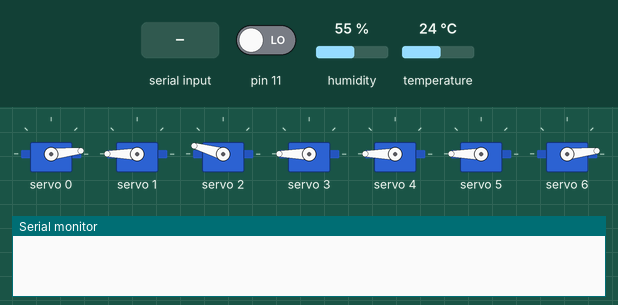
Simulated run of this sketch. Board: Arduino Uno, built with avr-gcc and run on an emulated ATmega328P. Shown: 7 × servo, the last lines printed to the serial monitor. Inputs (shaded band) come from the test bench; at power-on: pin 11 LOW, humidity 55 %, temperature 24 °C.

Above: at 2.2 s.
2.3 s: "snoring\n" received over Serial
5.3 s: "talk\n" received over Serial
At 6.05 s:
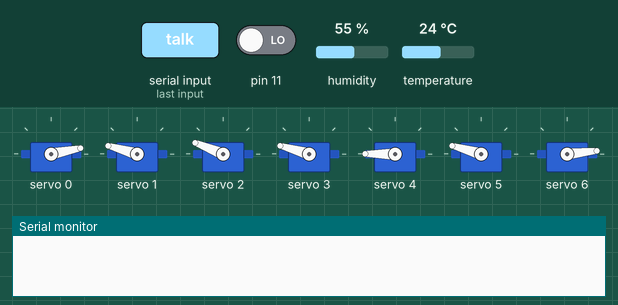
At 7.26 s:
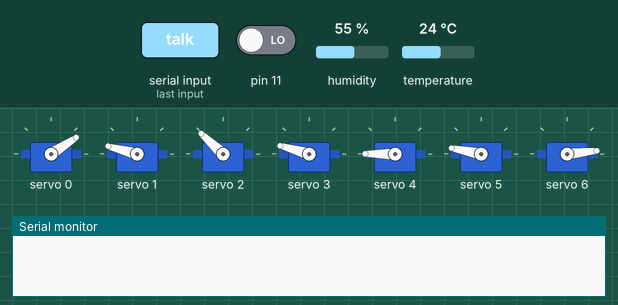
8.3 s: "temp\n" received over Serial
11.3 s: "snoring\n" received over Serial
At 13.71 s:
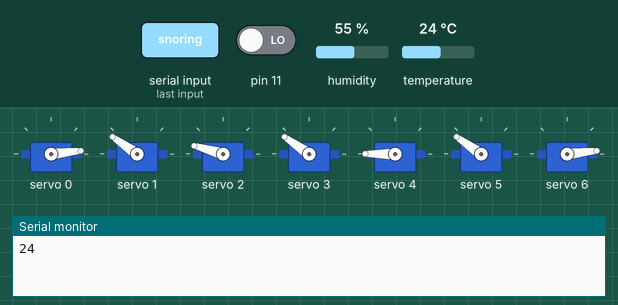
14.3 s: "talk\n" received over Serial
At 16.63 s:
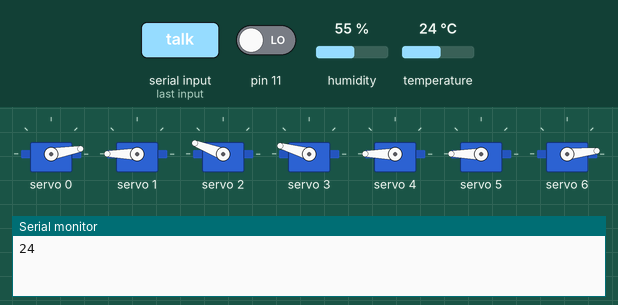
17.3 s: pin 11 driven HIGH
Timing chart, 0 to 21.3 s (numbered marks = the images above; inputs shaded):
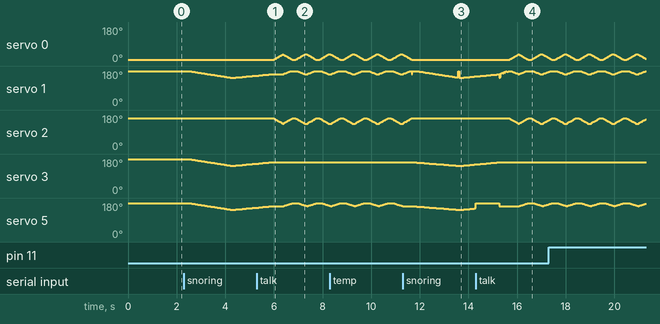

Measured:
- after the input at 11.3 s, servo 0: goes on until 11.7 s, then stays 6°; servo 2: goes on until 11.7 s, then stays 164°; servo 3: 164° → 163° after 0.38 s, → 162° 0.10 s later, → 161° 0.10 s later, → 160° 0.10 s later, … (25 changes in this stretch)

The sketch:

main20191014.ino
```cpp
#include "dht11Handler.h"
#include "tiltHandler.h"
#include "servoPWM.h"
#include "servoPWM1.h"

#include "motion_snoring.h"
#include "motion_stop.h"
#include "motion_surprise.h"
#include "motion_talk.h"
#include "motion_sing.h"

#include "motion.h"

void setup() {
  // put your setup code here, to run once:
  Serial.begin(9600);
  dht11_setting();
  tilt_setting();

  servoSetting();

  delay(1000);
}

int motion_num = 0;

void loop() {
  if(Serial.available()) {
    String inString = Serial.readStringUntil('\n');

    if(inString.equals("tilt")) {
      Serial.println(get_tiltVal());
    }
    else if(inString.equals("temp")) {
      Serial.println(get_temperature());
    }
    else if(inString.equals("humi")) {
      Serial.println(get_humidity());
    }
    else if(inString.equals("snoring")) {  //코골기
      motion_num = 1;
    }
    else if(inString.equals("surprise")) {  //깜짝놀라기
      motion_num = 2;
    }
    else if(inString.equals("stop")) {  //동작멈추기 (허리펴기)
      motion_num = 3;
    }
    else if(inString.equals("talk")) {  //말하기
      motion_num = 4;
    }
    else if(inString.equals("sing")) { //노래부르기
      motion_num = 5;
    }
    else {
      Serial.println("-2");
    }
  }

  motion(motion_num);

  get_tiltVal();
}
```

dht11Handler.h
```cpp
#include "DHT.h"

#define DHTPIN 10
#define DHTTYPE DHT11

DHT dht(DHTPIN, DHTTYPE);

void dht11_setting() {
  //Serial.begin(9600);
  dht.begin();
}

int get_humidity() {
  float humidity = dht.readHumidity();
  float temperature = dht.readTemperature();

  if (isnan(humidity)) {
    return -1;
  }

  return (int)humidity;
}

int get_temperature() {
  float humidity = dht.readHumidity();
  float temperature = dht.readTemperature();

  if (isnan(temperature) ) {
    return -1;
  }

  return (int)temperature;
}
```

motion.h
```cpp
void motion(int i) {
  if(i == 1) {  //코골기
    motion_snoring();
  } else if(i == 2) { //깜짝놀라기
    motion_surprise();
  } else if(i == 3) { //동작멈추기
    motion_stop();
  } else if(i == 4) {  //말하기
    motion_talk();
  }
  else if(i == 5) {  //말하기
    motion_sing();
  }
}
```

motion_sing.h
```cpp
boolean sing_flag = true;

void motion_sing() {

  if(sing_flag) {
    boolean num = set_smoothServo(3, 1, 160, 500,
                                      3, 160, 500,
                                      5, 160, 500
                                      );

    if(num) {
      sing_flag = false;
    }
  } else {
    boolean num = set_smoothServo(3, 1, 180, 400,
                                      3, 180, 400,
                                      5, 180, 400
                                      );
    if(num) {
      sing_flag = true;
    }
  }
}
```

motion_snoring.h
```cpp
boolean snoring_flag = true;

void motion_snoring() {

  if(snoring_flag) {
    boolean num = set_smoothServo(3, 1, 140, 2000, 3, 140, 2000, 5, 140, 2000);

    if(num) {
      snoring_flag = false;
    }
  } else {
    boolean num = set_smoothServo(3, 1, 160, 1700, 3, 160, 1700, 5, 160, 1700);
    if(num) {
      snoring_flag = true;
    }
  }
}
```

motion_stop.h
```cpp
void motion_stop() {
  for(int i = 0; i < 7; i++) {
    setAngle(i, reset_angle[i]);
  }
}
```

motion_surprise.h
```cpp
void motion_surprise() {
  boolean num = set_smoothServo(3, 1, 180, 1000, 3, 180, 1000, 5, 180, 1000);

}
```

motion_talk.h
```cpp
void motion_talk() {
  int mouth = 30;
  int eye = 10;
  int waist = 20;

  int servo_num = 4;

  if(snoring_flag) {

    boolean num = set_smoothServo(servo_num, 0, 0 + mouth, 400,
                                            1, 180 - waist, 400,
                                            2, 160 - mouth, 400,
                                            5, 180 - waist, 500
                                            );

    if(num) {
      snoring_flag = false;
    }
  } else {
    boolean num = set_smoothServo(servo_num, 0, 0, 400,
                                            1, 180, 400,
                                            2, 160, 400,
                                            5, 180, 500
                                            );
    if(num) {
      snoring_flag = true;
    }
  }
}
```

servoPWM.h
```cpp
#include <Wire.h>
#include <Adafruit_PWMServoDriver.h>

Adafruit_PWMServoDriver pwm = Adafruit_PWMServoDriver();

#define SERVOMIN  150 // this is the 'minimum' pulse length count (out of 4096)
#define SERVOMAX  600 // this is the 'maximum' pulse length count (out of 4096)

float reset_angle[7] = { 0, 180, 160, 180, 180, 180, 0 };
float servo_angle[7] = { 0 };
                        // 0   1   2   3    4    5   6
int min_angle[7] = { 0, 150, 0, 150, 0, 150, 0};
int max_angle[7] = {180, 180, 180, 180, 180, 180, 180,};

int getservo_angle(int pin) {
  return servo_angle[pin];
}

int getmin_angle(int pin) {
  return min_angle[pin];
}

int getmax_angle(int pin) {
  return max_angle[pin];
}

void setServoPulse(uint8_t n, double pulse) {
  double pulselength;

  pulselength = 1000000;   // 1,000,000 us per second
  pulselength /= 60;   // 60 Hz
  Serial.print(pulselength); Serial.println(" us per period");
  pulselength /= 4096;  // 12 bits of resolution
  Serial.print(pulselength); Serial.println(" us per bit");
  pulse *= 1000000;  // convert to us
  pulse /= pulselength;
  Serial.println(pulse);
  pwm.setPWM(n, 0, pulse);
}

void setAngle(int pin, float angle) {
  //Serial.print("angle "); Serial.println(angle);
  servo_angle[pin] = angle;
  angle = map(servo_angle[pin], 0, 180, 150, 600);
  pwm.setPWM(pin, 0, angle);

  //Serial.print("setAngle ");Serial.print(pin);Serial.print(" ");Serial.print(servo_angle[pin]);Serial.println();
}

void setAngle_delay(int pin, int angle, int timer) {
  int end_angle = abs( angle - servo_angle[pin] );
  timer /= end_angle;
  //Serial.print("servo_angle ");
  //Serial.println(servo_angle[pin]);
  //Serial.print("end_angle ");
  //Serial.println(end_angle);
  //Serial.print("timer ");
  //Serial.println(timer);

  int num = angle - servo_angle[pin];
  int flag = -1;

  if(num > 0)
    flag = 1;

  for(int i = 0; i < end_angle; i++) {
    servo_angle[pin] += flag;
    //Serial.println(servo_angle[pin]);
    setAngle(pin, servo_angle[pin]);
    delay(timer);
  }
}

void addAngle(int pin, int angle) {

  angle += servo_angle[pin];
  Serial.println(servo_angle[pin]);

  if(angle >= 0 && angle <= 180)
    setAngle(pin, angle);
}

void addAngle_delay(int pin, int angle, int timer) {

  angle += servo_angle[pin];
  Serial.println(servo_angle[pin]);

  if(angle >= min_angle[pin] && angle <= max_angle[pin])
    setAngle_delay(pin, angle, timer);
}

void servoSetting() {
  pwm.begin();

  pwm.setPWMFreq(60);  // Analog servos run at ~60 Hz updates
  delay(10);

  for(int i = 0; i < 7; i++) {
    setAngle(i, reset_angle[i]);
    servo_angle[i] = reset_angle[i];
  }
}
```

servoPWM1.h
```cpp
struct Servo1 {
  int pin = -1;
  int angle;
  int duration;
  int systime;
  boolean flag = false;
  int a = 0;
};

Servo1 servo[7];

void reset_servo(int i, int angle, int pin) {
  servo_angle[pin] = angle;
  //Serial.println(servo[i].pin);
  //Serial.println(servo_angle[servo[i].pin]);
  servo[i].pin = -1;
  servo[i].flag = false;

}

int set_smoothServo(int args, ...) {
  int count = 0;

  va_list ap;
  va_start(ap, args * 3);
  for (int i = 0; i < args; i++)
  {
    /*
      Serial.print(i);
      Serial.print(" ");
      Serial.print(servo[i].pin);
      Serial.print(" ");
      Serial.print(servo[i].flag);
      Serial.println(" ");
    */
    if (servo[i].pin < 0 && servo[i].flag == false) {

      for (int l = 0; l < 3; l++) {
        int num = va_arg(ap, int);

        if (l == 0) {
          servo[i].pin = num;
          servo[i].a = servo_angle[num];
        }
        else if (l == 1) {
          servo[i].angle = num;
        }
        else if (l == 2) {
          servo[i].duration = num;
        }

        //Serial.print(num);
        //Serial.print(" ");
      }
      servo[i].systime = millis();
      servo[i].flag = true;
    }

    if (servo[i].flag == true) {
      int now = millis() - servo[i].systime;

      //int flag = 0;

      int pin = servo[i].pin;
      int current_angle = servo_angle[pin];
      float angle = servo[i].angle;
      int duration = servo[i].duration;

      float increase_angle = (float)( angle - current_angle ) / duration;

      int save_angle = current_angle + increase_angle * now;
      //-----------------------------------------------------------------
      if (increase_angle > 0) {
        if ((int)angle <= (int)(save_angle)) {
          current_angle = angle;
          int num = map(current_angle, 0, 180, 150, 600);
          pwm.setPWM(pin, 0, num);
          reset_servo(i, current_angle, pin);
          count++;
          continue;

        }
      } else {
        if ((int)angle >= (int)(save_angle)) {
          current_angle = angle;
          int num = map(current_angle, 0, 180, 150, 600);
          pwm.setPWM(pin, 0, num);
          reset_servo(i, current_angle, pin);
          count++;
          continue;

        }
      }
      //-----------------------------------------------------------
      if (increase_angle > 0) {
        int num = save_angle;
        num = map(num, 0, 180, 150, 600);
        //Serial.print(servo[i].a);
        //Serial.print(" ");
        //Serial.println(save_angle);
        if ((servo[i].a)  < save_angle) {
          servo[i].a = save_angle;
          pwm.setPWM(pin, 0, num);
          //Serial.print(pin);
          //Serial.print(" ");
          //Serial.println(save_angle);
        }
      } else {
        int num = save_angle;
        num = map(num, 0, 180, 150, 600);
        //Serial.print(servo[i].a);
        //Serial.print(" ");
        //Serial.println(save_angle);
        if ((servo[i].a) > save_angle) {
          servo[i].a = save_angle;
          pwm.setPWM(pin, 0, num);
          //Serial.print(pin);
          //Serial.print(" ");
          //Serial.println(save_angle);
        }
      }

    }


  }
  va_end(ap);

  //Serial.println(count);

  if (count >= args) {
    return true;
  }
  return false;

}

void ex_printNumbers(int args, ...) {
  va_list ap;    // 가변 인자 목록 포인터

  va_start(ap, args);    // 가변 인자 목록 포인터 설정
  for (int i = 0; i < args; i++)    // 가변 인자 개수만큼 반복
  {
    int num = va_arg(ap, int);    // int 크기만큼 가변 인자 목록 포인터에서 값을 가져옴
    // ap를 int 크기만큼 순방향으로 이동
    Serial.print(num);           // 가변 인자 값 출력
  }
  va_end(ap);    // 가변 인자 목록 포인터를 NULL로 초기화

  Serial.println("\n");    // 줄바꿈
}
```

tiltHandler.h
```cpp
void tilt_setting() {
  pinMode(11, INPUT);
  //Serial.begin(9600);
}

int timer = 0;
boolean flag = true;

boolean get_tiltVal() {
  int tilt = digitalRead(11);
  int system_time = millis();
  int total_time = system_time - timer;

  if(flag == true && tilt > 0) {
    flag = false;
    timer = millis();
  }

  int second = 3000;

  if(total_time >= second && flag == false) {
    flag = true;
  }

  return flag;
}
```
